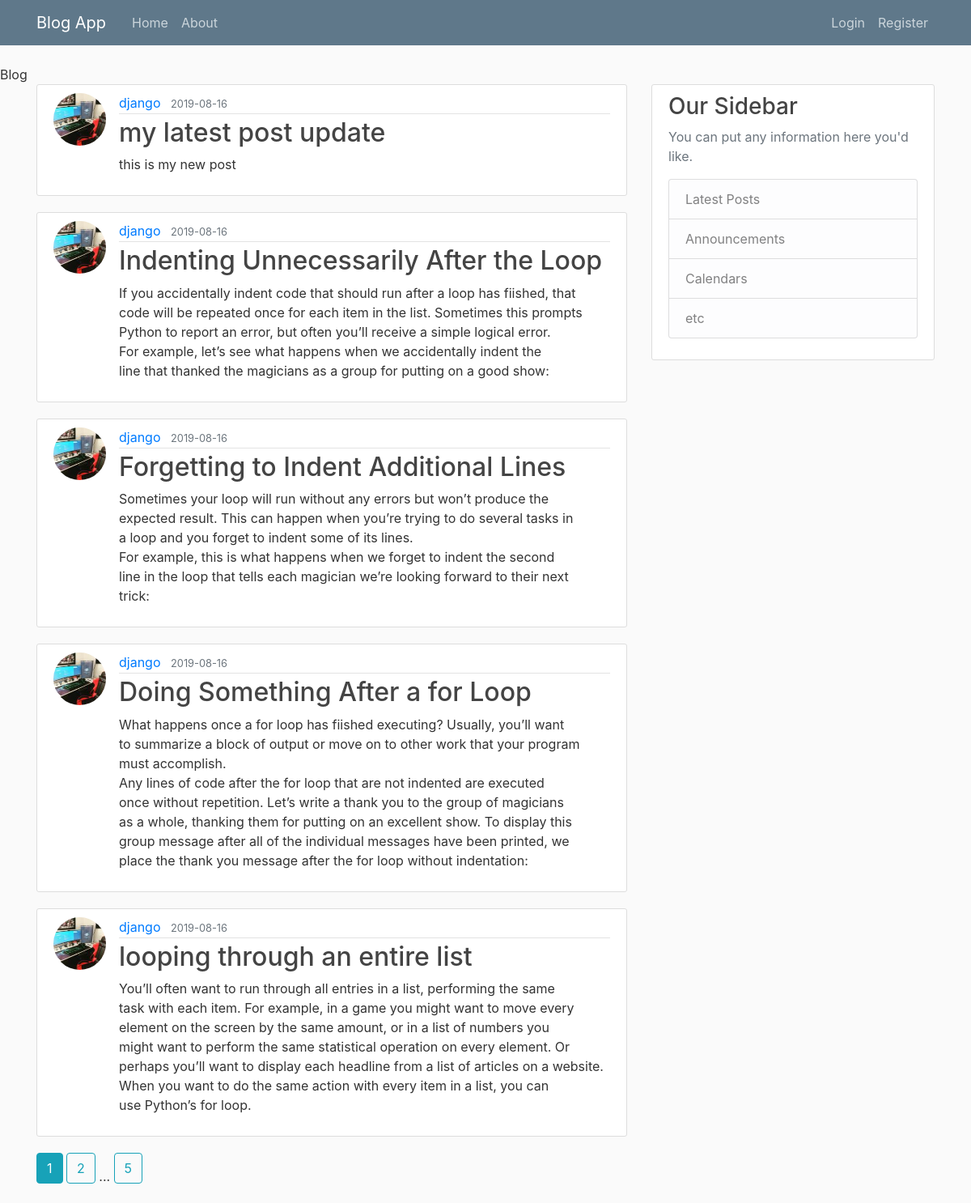
The page /home on the database its author committed.
### flaskblog/models.py (models this page shows, shortened)
class Post(db.Model):
    id = db.Column(db.Integer, primary_key=True)
    title = db.Column(db.String(100), nullable=False)
    date_posted = db.Column(db.DateTime, nullable=False, default=datetime.utcnow)
    content = db.Column(db.Text, nullable=False)
    user_id = db.Column(db.Integer, db.ForeignKey('user.id'), nullable=False)

class User(db.Model, UserMixin):
    id = db.Column(db.Integer, primary_key=True)
    username = db.Column(db.String(20), unique=True, nullable=False)
    email = db.Column(db.String(120), unique=True, nullable=False)
    image_file =  db.Column(db.String(20), nullable=False, default= 'default.jpg')
    password = db.Column(db.String(60), nullable=False)
    posts = db.relationship('Post', backref='author', lazy=True)

### flaskblog/main/routes.py (the view)
@main.route('/')
@main.route('/home')
def home():
    page = request.args.get('page',1,type=int)
    posts = Post.query.order_by(Post.date_posted.desc()).paginate(page=page, per_page=5 )
    return render_template('home.html', posts=posts)

### flaskblog/templates/home.html
{% extends "layout.html" %}
{% block content %}
    {% for post in posts.items %}
        <article class="media content-section">
          <img class="rounded-circle article-img" src="{{ url_for('static', filename='profile_pix/' + post.author.image_file) }}" alt="">
            <div class="media-body">
              <div class="article-metadata">
                <a class="mr-2" href="{{ url_for('users.user_posts', username=post.author.username) }}">{{ post.author.username }}</a>
                <small class="text-muted">{{ post.date_posted.strftime('%Y-%m-%d') }}</small>
              </div>
              <h2><a class="article-title" href="{{ url_for('posts.post', post_id=post.id) }}">{{ post.title }}</a></h2>
              <p class="article-content">{{ post.content }}</p>
            </div>
          </article>
    {% endfor %}
    {% for page_num in posts.iter_pages(left_edge=1, right_edge=1, left_current=1, right_current=2 ) %}
      {% if page_num %}
        {% if posts.page == page_num %}
          <a class="btn btn-info mb-4" href="{{ url_for('main.home', page=page_num) }}">{{ page_num }}</a>
        {% else %}
          <a class="btn btn-outline-info mb-4" href="{{ url_for('main.home', page=page_num) }}">{{ page_num }}</a>
        {% endif %}
      {% else %}
        ...
      {% endif %}
    {% endfor %}
{% endblock %}

### flaskblog/templates/layout.html (shortened to what this page needs)
<!doctype html>
<html lang="en">
<head>
  <link rel="stylesheet" href="https://stackpath.bootstrapcdn.com/bootstrap/4.3.1/css/bootstrap.min.css"
>
  <link rel="stylesheet" type="text/css" href="{{ url_for('static', filename='main.css') }}">
</head>
<body>
  <header class="site-header">
    <nav class="navbar navbar-expand-md navbar-dark bg-steel fixed-top">
      <div class="container">
        <a class="navbar-brand mr-4" href="/">Blog App</a>
        <div class="collapse navbar-collapse" id="navbarToggle">
          <div class="navbar-nav mr-auto">
            <a class="nav-item nav-link" href="{{ url_for('main.home') }}">Home</a>
            <a class="nav-item nav-link" href="{{ url_for('main.about') }}">About</a>
          </div>
          <div class="navbar-nav">
            {% if current_user.is_authenticated %}
            <a class="nav-item nav-link" href="{{ url_for('posts.new_post') }}">New Post</a>
            <a class="nav-item nav-link" href="{{ url_for('users.account') }}">Account</a>
            <a class="nav-item nav-link" href="{{ url_for('users.logout') }}">Logout</a>
            {% else %}
            <a class="nav-item nav-link" href="{{ url_for('users.login') }}">Login</a>
            <a class="nav-item nav-link" href="{{ url_for('users.register') }}">Register</a>
            {% endif %}
          </div>
        </div>
      </div>
    </nav>
  </header>
  <main role="main" class="container">
    <div class="row">
      <div class="col-md-8">
        {% block content %}{% endblock %}
      </div>
      <div class="col-md-4">
        <div class="content-section">
          <h3>Our Sidebar</h3>
          <p class='text-muted'>You can put any information here you'd like.
            <ul class="list-group">
              <li class="list-group-item list-group-item-light">Latest Posts</li>
              <li class="list-group-item list-group-item-light">Announcements</li>
              <li class="list-group-item list-group-item-light">Calendars</li>
              <li class="list-group-item list-group-item-light">etc</li>
            </ul>
          </p>
        </div>
      </div>
    </div>
  </main>
</body>
</html>

### flaskblog/static/main.css (style rules this page uses)
body { background: #fafafa; color: #333333; margin-top: 5rem; }
h1, h2, h3, h4, h5, h6 { color: #444444; }
.bg-steel { background-color: #5f788a; }
.site-header .navbar-nav .nav-link { color: #cbd5db; }
.content-section { background: #ffffff; padding: 10px 20px; border: 1px solid #dddddd; border-radius: 3px; margin-bottom: 20px; }
.article-title { color: #444444; }
.article-content { white-space: pre-line; }
.article-img { height: 65px; width: 65px; margin-right: 16px; }
.article-metadata { padding-bottom: 1px; margin-bottom: 4px; border-bottom: 1px solid #e3e3e3 }

### rows shown on the page
Post: image_file (picture), author.username "django", date_posted "2019-08-16", title "my latest post update", content "this is my new post"
Post: image_file (picture), author.username "django", date_posted "2019-08-16", title "Indenting Unnecessarily After the Loop", content "If you accidentally indent code that should run after a loop has fiished, that code will be repeated once for each item in the list. Sometimes this prompts Python to report an error, but often you’ll receive a simple logical error. For example, let’s see what happens when we accidentally indent the line that thanked the magicians as a group for putting on a good show:"
Post: image_file (picture), author.username "django", date_posted "2019-08-16", title "Forgetting to Indent Additional Lines", content "Sometimes your loop will run without any errors but won’t produce the expected result. This can happen when you’re trying to do several tasks in a loop and you forget to indent some of its lines. For example, this is what happens when we forget to indent the second line in the loop that tells each magician we’re looking forward to their next trick:"
Post: image_file (picture), author.username "django", date_posted "2019-08-16", title "Doing Something After a for Loop", content "What happens once a for loop has fiished executing? Usually, you’ll want to summarize a block of output or move on to other work that your program must accomplish. Any lines of code after the for loop that are not indented are executed once without repetition. Let’s write a thank you to the group of magicians as a whole, thanking them for putting on an excellent show. To display this group message after all of the individual messages have been printed, we place the thank you message after the for loop without indentation:"
Post: image_file (picture), author.username "django", date_posted "2019-08-16", title "looping through an entire list", content "You’ll often want to run through all entries in a list, performing the same task with each item. For example, in a game you might want to move every element on the screen by the same amount, or in a list of numbers you might want to perform the same statistical operation on every element. Or perhaps you’ll want to display each headline from a list of articles on a website. When you want to do the same action with every item in a list, you can use Python’s for loop."

### other values the page prints
{{ page_num }} "1"
{{ page_num }} "2" "5"
